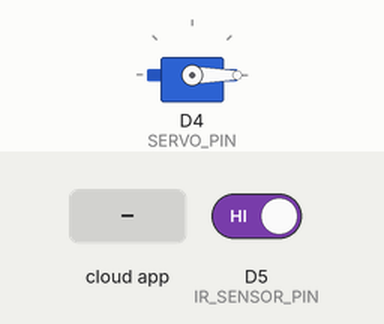
A sketch run on a simulated ESP8266 (NodeMCU). On the bench: servo. The inputs (shaded band) are chosen by the test bench; at power-on: D5 (IR_SENSOR_PIN) HIGH. WiFi joins after 1.5 s; servers stay silent unless stated; the Firebase database answers and starts empty; what the sketch prints to the serial monitor is not drawn.

Above: at 2.7 s.
2.8 s: D5 (IR_SENSOR_PIN) driven LOW
At 3.8 s:
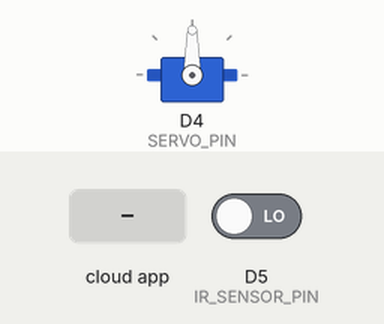
4.6 s: the phone or cloud app sets status to 0
At 5.3 s:
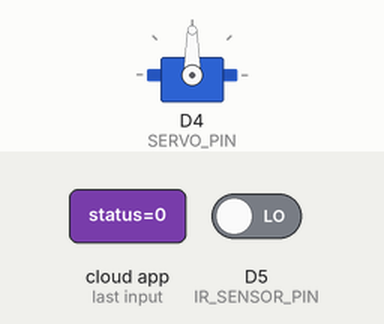
6.3 s: D5 (IR_SENSOR_PIN) driven HIGH
At 9.1 s:
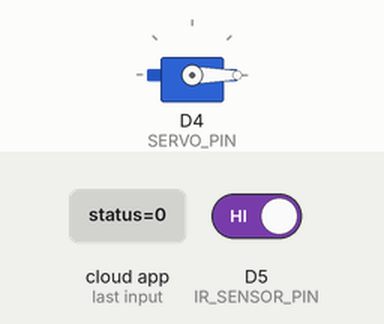
9.3 s: the phone or cloud app sets status to 1
At 10.3 s:
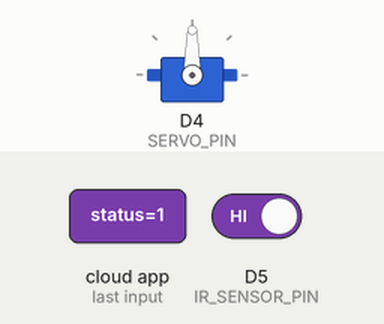
Timing chart, 0 to 11.8 s (numbered marks = the images above; inputs shaded):
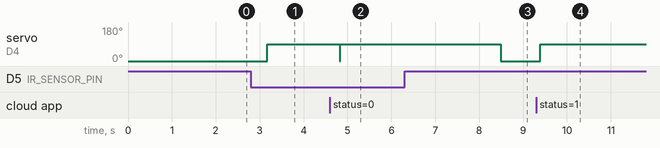

The sketch:

smart_parking_arduinoIDE.ino
```cpp
#include <ESP8266WiFi.h>
#include <FirebaseESP8266.h>
#include <Servo.h>

#define WIFI_SSID "your_wifi_ssid"
#define WIFI_PASSWORD "your_wifi_password"
#define FIREBASE_HOST "your_firebase_project_url"
#define FIREBASE_AUTH "your_firebase_auth_token"

#define IR_SENSOR_PIN D5
#define SERVO_PIN D4

Servo myServo;
bool rampUp = false;
bool manualControl = false;

FirebaseData firebaseData;
FirebaseConfig config;
FirebaseAuth auth;

void setup() {
    Serial.begin(9600);


    WiFi.begin(WIFI_SSID, WIFI_PASSWORD);
    Serial.print("Povezivanje na WiFi...");
    while (WiFi.status() != WL_CONNECTED) {
        delay(500);
        Serial.print(".");
    }
    Serial.println("\nPovezano! IP Adresa: " + WiFi.localIP().toString());


    config.host = FIREBASE_HOST;
    config.signer.tokens.legacy_token = FIREBASE_AUTH;
    Firebase.begin(&config, &auth);
    Firebase.reconnectWiFi(true);
    Serial.println(Firebase.ready() ? "🔥 Firebase povezan!" : "❌ Firebase GREŠKA!");


    pinMode(IR_SENSOR_PIN, INPUT);
    myServo.attach(SERVO_PIN);
    myServo.write(0);

    Serial.println("✅ Sistem spreman...");
}

void loop() {
    int sensorState = digitalRead(IR_SENSOR_PIN);


    bool rampCommand = false;
    if (Firebase.getBool(firebaseData, "/rampa/status")) {
        rampCommand = firebaseData.boolData();
    }

    if (rampCommand && !rampUp) {
        Serial.println("🚗 Rampa podignuta manualno.");
        myServo.write(90);
        rampUp = true;
        manualControl = true;
    }
    else if (!rampCommand && rampUp) {
        Serial.println("⬇ Rampa spuštena manualno.");
        myServo.write(0);
        rampUp = false;
        manualControl = false;
    }


    if (!manualControl) {
        if (sensorState == LOW && !rampUp) {
            Serial.println("🚗 Vozilo detektovano - Podizanje rampe...");
            myServo.write(90);
            rampUp = true;
            Firebase.setBool(firebaseData, "/rampa/status", true);
        }

        if (sensorState == HIGH && rampUp) {
            delay(2000);
            Serial.println("⬇ Vozilo prošlo - Spuštanje rampe...");
            myServo.write(0);
            rampUp = false;
            Firebase.setBool(firebaseData, "/rampa/status", false);
        }
    }

    delay(100);
}
```

Measured:
- after the input at 2.8 s, servo on D4 (SERVO_PIN): 0° → 90° after 0.37 s
- after the input at 4.6 s, servo on D4 (SERVO_PIN): 90° → 0° after 0.23 s, → 90° 0.01 s later
- after the input at 6.3 s, servo on D4 (SERVO_PIN): 90° → 0° after 2.2 s
- after the input at 9.3 s, servo on D4 (SERVO_PIN): 0° → 90° after 0.09 s
